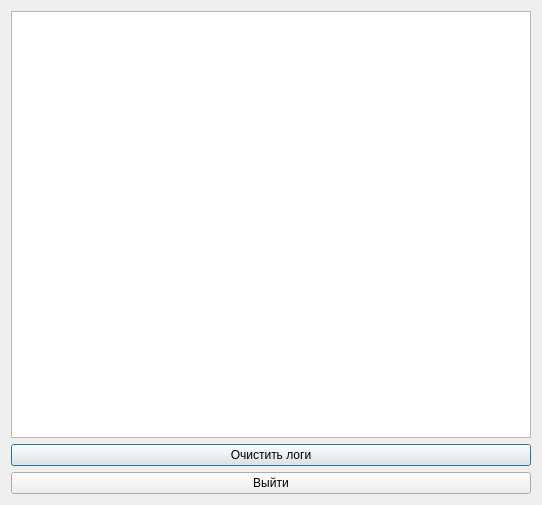
<?xml version="1.0" encoding="UTF-8"?>
<ui version="4.0">
 <class>Logs</class>
 <widget class="QDialog" name="Logs">
  <property name="geometry">
   <rect>
    <x>0</x>
    <y>0</y>
    <width>542</width>
    <height>505</height>
   </rect>
  </property>
  <property name="windowTitle">
   <string>Dialog</string>
  </property>
  <layout class="QVBoxLayout" name="verticalLayout">
   <item>
    <widget class="QTableView" name="tableViewDB"/>
   </item>
   <item>
    <widget class="QPushButton" name="pushButtonClearLogs">
     <property name="text">
      <string>Очистить логи</string>
     </property>
    </widget>
   </item>
   <item>
    <widget class="QPushButton" name="pushButtonExit">
     <property name="text">
      <string>Выйти</string>
     </property>
    </widget>
   </item>
  </layout>
 </widget>
 <resources/>
 <connections/>
</ui>
